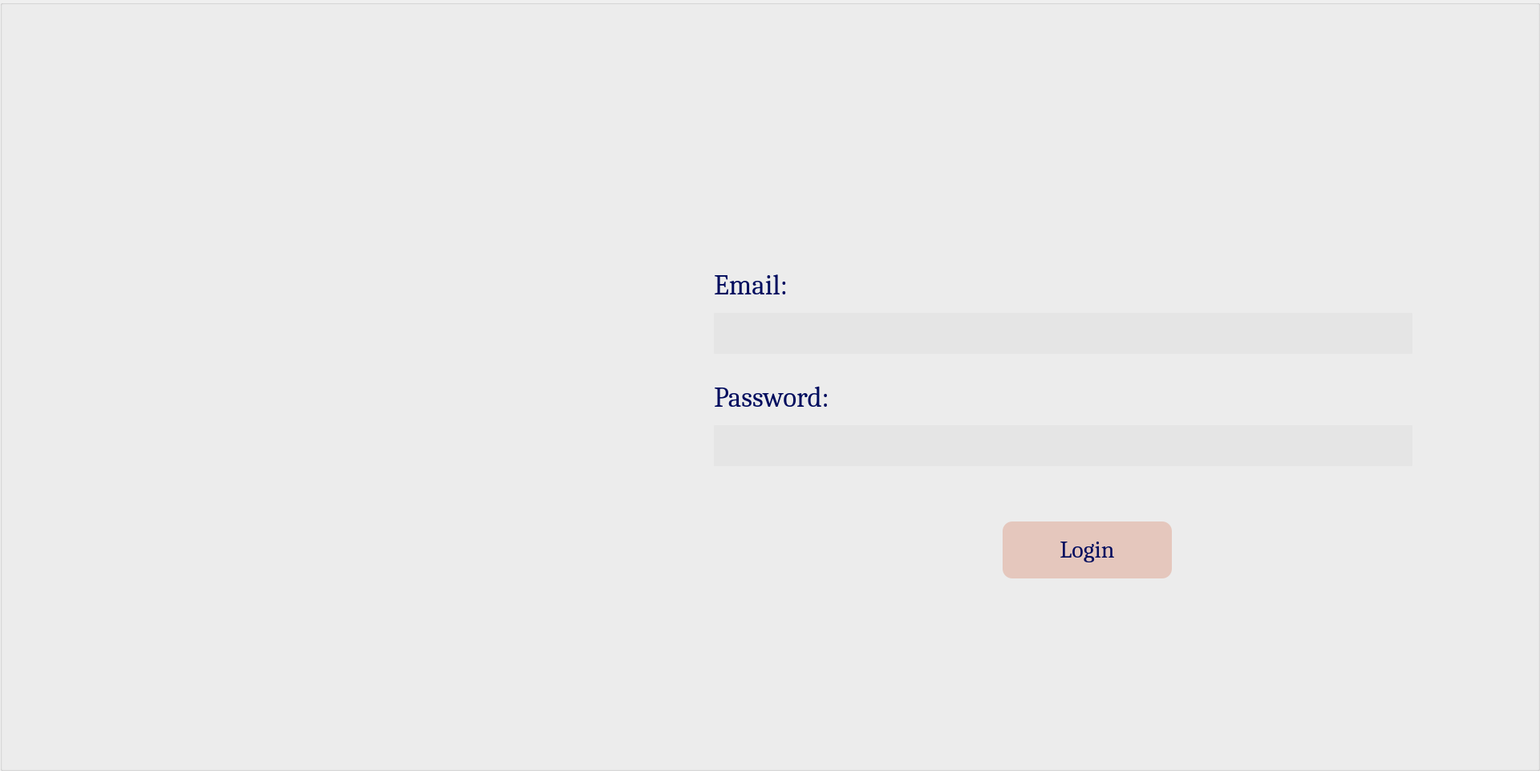
   <widget class="QGroupBox" name="login">
    <property name="geometry">
     <rect>
      <x>0</x>
      <y>0</y>
      <width>1920</width>
      <height>961</height>
     </rect>
    </property>
    <property name="title">
     <string/>
    </property>
    <widget class="QLineEdit" name="mailLogin">
     <property name="geometry">
      <rect>
       <x>890</x>
       <y>390</y>
       <width>871</width>
       <height>51</height>
      </rect>
     </property>
     <property name="styleSheet">
      <string notr="true">background-color:#e5e5e5;
border: 0px solid ;
  border-radius: 1px;</string>
     </property>
    </widget>
    <widget class="QLabel" name="label_21">
     <property name="geometry">
      <rect>
       <x>150</x>
       <y>280</y>
       <width>441</width>
       <height>441</height>
      </rect>
     </property>
     <property name="text">
      <string/>
     </property>
     <property name="pixmap">
      <pixmap>:/img/logoG.png</pixmap>
     </property>
     <property name="scaledContents">
      <bool>true</bool>
     </property>
    </widget>
    <widget class="QLabel" name="label_7">
     <property name="geometry">
      <rect>
       <x>-70</x>
       <y>0</y>
       <width>1891</width>
       <height>1021</height>
      </rect>
     </property>
     <property name="mouseTracking">
      <bool>false</bool>
     </property>
     <property name="acceptDrops">
      <bool>true</bool>
     </property>
     <property name="text">
      <string/>
     </property>
     <property name="pixmap">
      <pixmap>:/img/bg.png</pixmap>
     </property>
     <property name="scaledContents">
      <bool>true</bool>
     </property>
    </widget>
    <widget class="QLabel" name="cin_add_3">
     <property name="geometry">
      <rect>
       <x>890</x>
       <y>330</y>
       <width>101</width>
       <height>51</height>
      </rect>
     </property>
     <property name="font">
      <font>
       <family>Cambria</family>
       <pointsize>-1</pointsize>
      </font>
     </property>
     <property name="styleSheet">
      <string notr="true">color:#000c5e;
font-size: 35px;</string>
     </property>
     <property name="text">
      <string>Email:</string>
     </property>
    </widget>
    <widget class="QLineEdit" name="PwLogin">
     <property name="geometry">
      <rect>
       <x>890</x>
       <y>530</y>
       <width>871</width>
       <height>51</height>
      </rect>
     </property>
     <property name="styleSheet">
      <string notr="true">background-color:#e5e5e5;
border: 0px solid ;
  border-radius: 1px;</string>
     </property>
     <property name="text">
      <string/>
     </property>
    </widget>
    <widget class="QPushButton" name="pushButton_Login">
     <property name="geometry">
      <rect>
       <x>1250</x>
       <y>650</y>
       <width>211</width>
       <height>71</height>
      </rect>
     </property>
     <property name="font">
      <font>
       <family>Cambria</family>
       <pointsize>-1</pointsize>
      </font>
     </property>
     <property name="styleSheet">
      <string notr="true">
#pushButton_Login {
    color: #000c5e; /* Default text color */
    font-size: 30px;
    background-color: #e5c7bd; /* Default background color */
    border: 0px solid;
    border-radius: 12px;
    box-sizing: border-box;
    transition: background-color 0.3s, transform 0.1s ease; /* Smooth animation for hover and press effects */
}

#pushButton_Login:hover {
    background-color: #d4b3a7; /* Slightly darker shade for hover effect */
    color: #000944; /* Slightly darker text color for hover */
    cursor: pointer; /* Changes cursor to pointer */
}

#pushButton_Login:pressed {
    background-color: #c49f94; /* Even darker shade for pressed effect */
    color: #000722; /* Darker text color for pressed */
    transform: scale(0.95); /* Makes the button slightly smaller on press */
}
</string>
     </property>
     <property name="text">
      <string>Login</string>
     </property>
     <property name="flat">
      <bool>true</bool>
     </property>
    </widget>
    <widget class="QLabel" name="label_8">
     <property name="geometry">
      <rect>
       <x>820</x>
       <y>0</y>
       <width>1091</width>
       <height>1011</height>
      </rect>
     </property>
     <property name="text">
      <string/>
     </property>
     <property name="pixmap">
      <pixmap>:/img/log.png</pixmap>
     </property>
     <property name="scaledContents">
      <bool>true</bool>
     </property>
    </widget>
    <widget class="QLabel" name="cin_add_4">
     <property name="geometry">
      <rect>
       <x>890</x>
       <y>480</y>
       <width>161</width>
       <height>31</height>
      </rect>
     </property>
     <property name="font">
      <font>
       <family>Cambria</family>
       <pointsize>-1</pointsize>
      </font>
     </property>
     <property name="styleSheet">
      <string notr="true">color:#000c5e;
font-size: 35px;</string>
     </property>
     <property name="text">
      <string>Password:</string>
     </property>
    </widget>
    <widget class="QLabel" name="label_9">
     <property name="geometry">
      <rect>
       <x>1250</x>
       <y>120</y>
       <width>181</width>
       <height>181</height>
      </rect>
     </property>
     <property name="text">
      <string/>
     </property>
     <property name="pixmap">
      <pixmap>:/img/picG.png</pixmap>
     </property>
     <property name="scaledContents">
      <bool>true</bool>
     </property>
    </widget>
    <zorder>label_7</zorder>
    <zorder>label_8</zorder>
    <zorder>label_9</zorder>
    <zorder>PwLogin</zorder>
    <zorder>cin_add_3</zorder>
    <zorder>cin_add_4</zorder>
    <zorder>label_21</zorder>
    <zorder>mailLogin</zorder>
    <zorder>pushButton_Login</zorder>
   </widget>
